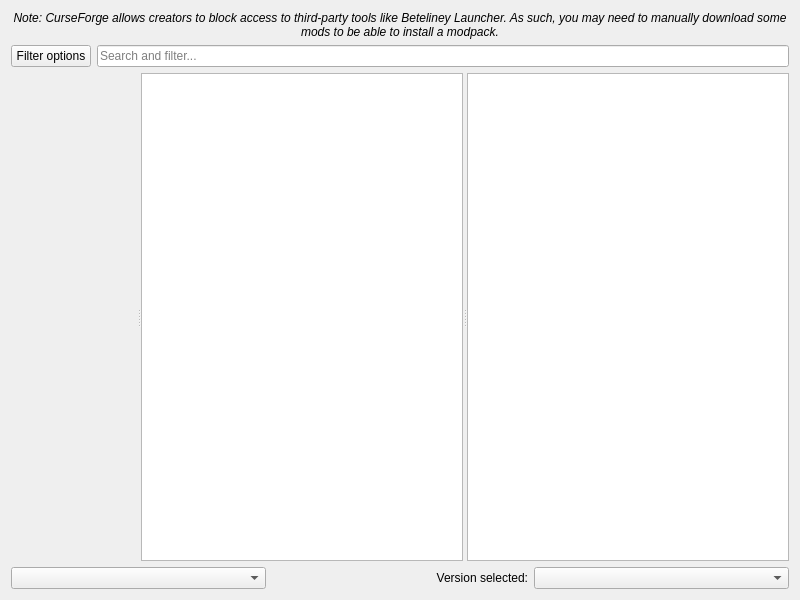
<?xml version="1.0" encoding="UTF-8"?>
<ui version="4.0">
 <class>FlamePage</class>
 <widget class="QWidget" name="FlamePage">
  <property name="geometry">
   <rect>
    <x>0</x>
    <y>0</y>
    <width>800</width>
    <height>600</height>
   </rect>
  </property>
  <layout class="QVBoxLayout" name="verticalLayout">
   <item>
    <widget class="QLabel" name="label_2">
     <property name="font">
      <font>
       <italic>true</italic>
      </font>
     </property>
     <property name="text">
      <string>Note: CurseForge allows creators to block access to third-party tools like Beteliney Launcher. As such, you may need to manually download some mods to be able to install a modpack.</string>
     </property>
     <property name="alignment">
      <set>Qt::AlignCenter</set>
     </property>
     <property name="wordWrap">
      <bool>true</bool>
     </property>
    </widget>
   </item>
   <item>
    <layout class="QHBoxLayout" name="horizontalLayout">
     <item>
      <widget class="QPushButton" name="filterButton">
       <property name="text">
        <string>Filter options</string>
       </property>
      </widget>
     </item>
     <item>
      <widget class="QLineEdit" name="searchEdit">
       <property name="placeholderText">
        <string>Search and filter...</string>
       </property>
      </widget>
     </item>
    </layout>
   </item>
   <item>
    <widget class="QSplitter" name="splitter">
     <property name="sizePolicy">
      <sizepolicy hsizetype="Expanding" vsizetype="Expanding">
       <horstretch>0</horstretch>
       <verstretch>0</verstretch>
      </sizepolicy>
     </property>
     <property name="orientation">
      <enum>Qt::Horizontal</enum>
     </property>
     <widget class="QWidget" name="widget" native="true"/>
     <widget class="QListView" name="packView">
      <property name="horizontalScrollBarPolicy">
       <enum>Qt::ScrollBarAlwaysOff</enum>
      </property>
      <property name="alternatingRowColors">
       <bool>true</bool>
      </property>
      <property name="iconSize">
       <size>
        <width>48</width>
        <height>48</height>
       </size>
      </property>
      <property name="verticalScrollMode">
       <enum>QAbstractItemView::ScrollPerPixel</enum>
      </property>
     </widget>
     <widget class="ProjectDescriptionPage" name="packDescription">
      <property name="openExternalLinks">
       <bool>true</bool>
      </property>
      <property name="openLinks">
       <bool>true</bool>
      </property>
     </widget>
    </widget>
   </item>
   <item>
    <layout class="QHBoxLayout">
     <item>
      <widget class="QComboBox" name="sortByBox"/>
     </item>
     <item>
      <widget class="QLabel" name="label">
       <property name="text">
        <string>Version selected:</string>
       </property>
       <property name="alignment">
        <set>Qt::AlignRight|Qt::AlignTrailing|Qt::AlignVCenter</set>
       </property>
      </widget>
     </item>
     <item>
      <widget class="QComboBox" name="versionSelectionBox"/>
     </item>
    </layout>
   </item>
  </layout>
 </widget>
 <customwidgets>
  <customwidget>
   <class>ProjectDescriptionPage</class>
   <extends>QTextBrowser</extends>
   <header>ui/widgets/ProjectDescriptionPage.h</header>
  </customwidget>
 </customwidgets>
 <tabstops>
  <tabstop>packView</tabstop>
  <tabstop>packDescription</tabstop>
  <tabstop>sortByBox</tabstop>
  <tabstop>versionSelectionBox</tabstop>
 </tabstops>
 <resources/>
 <connections/>
</ui>
